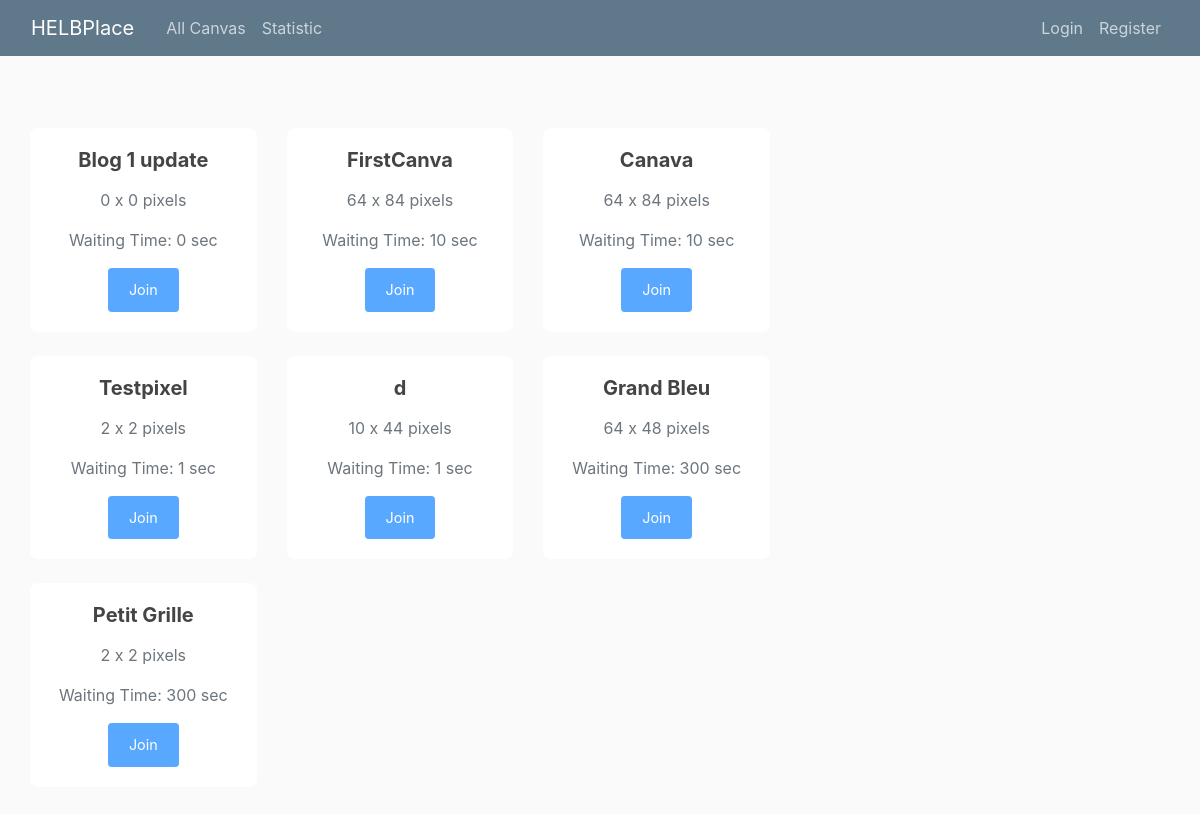
Before: / with the older database file.
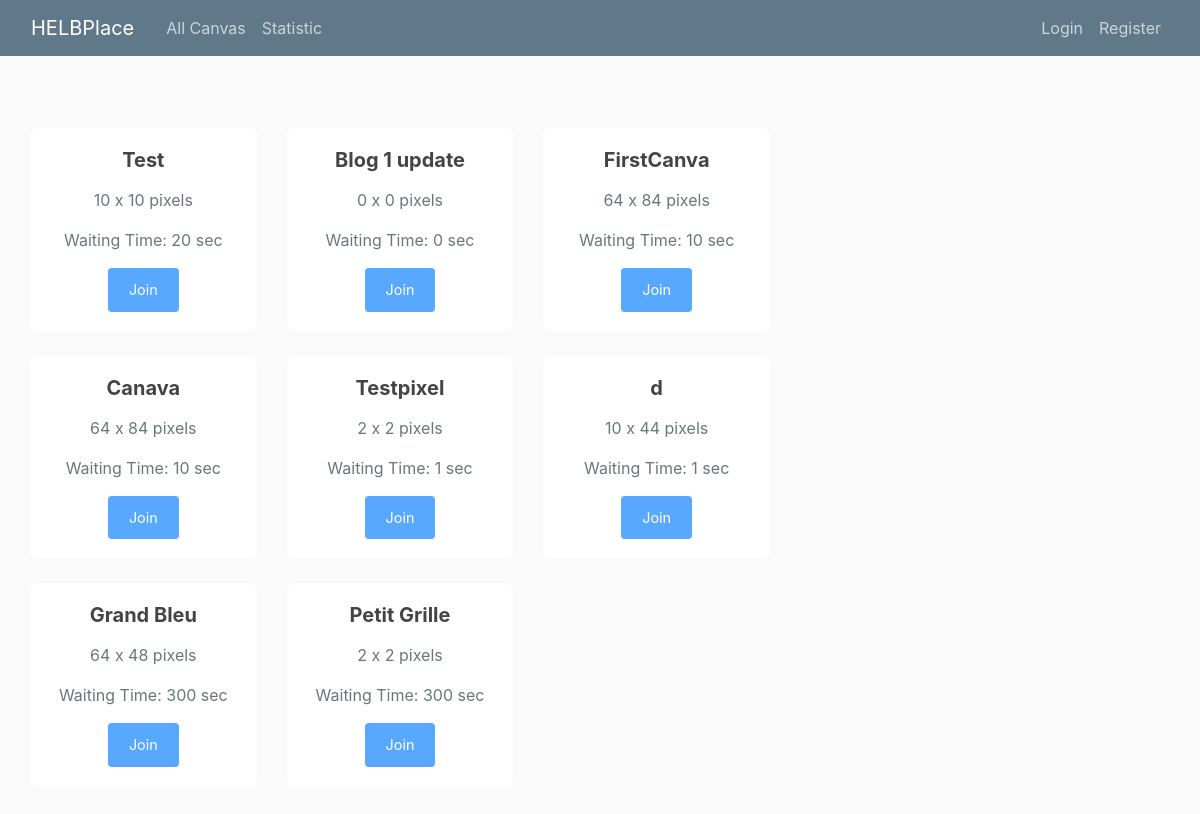
After: the same page with the newer database file.
### blog/models.py (models this page shows, shortened)
class Canva(models.Model):
    title = models.CharField(max_length=100)
    sizeHeight = models.IntegerField()
    sizeWidth = models.IntegerField()
    timer = models.IntegerField()
    date_posted = models.DateTimeField(default=timezone.now)
    author = models.ForeignKey(User, on_delete=models.CASCADE)
    save_count = models.IntegerField(default=0)  # Nouveau champ

### blog/views.py (the view)
# urls.py: path('', CanvaListView.as_view(), name='blog-home'),
class CanvaListView(ListView):
    model = Canva
    template_name = 'blog/home.html'
    context_object_name = 'canvases'
    ordering = ['-save_count']

### blog/templates/blog/home.html (shortened to what this page needs)
{% extends "blog/base.html" %}
{% block content %}
<div class="container my-5">
  <div class="row">
    {% for canva in canvases %}
    <div class="col-md-4 mb-4">
      <div class="card shadow-sm">
        <div class="card-body">
          <h5 class="card-title text-center">{{ canva.title }}</h5>
          <p class="text-center text-muted">
            {{ canva.sizeHeight }} x {{ canva.sizeWidth }} pixels
          </p>
          <p class="text-center text-muted">
            Waiting Time: {{ canva.timer }} sec
          </p>
          <div class="d-flex justify-content-center">
            {% if user.is_authenticated %}
              <a href="{% url 'canva-detail' canva.id %}" class="btn btn-primary btn-sm">Join</a>
            {% else %}
              <button class="btn btn-primary btn-sm" disabled>Join</button>
            {% endif %}
          </div>
        </div>
      </div>
    </div>
    {% endfor %}
  </div>
</div>
{% endblock content %}

Changed rows visible on the page:
added Canva: title "Test", sizeHeight "10", sizeWidth "10", timer "20"
